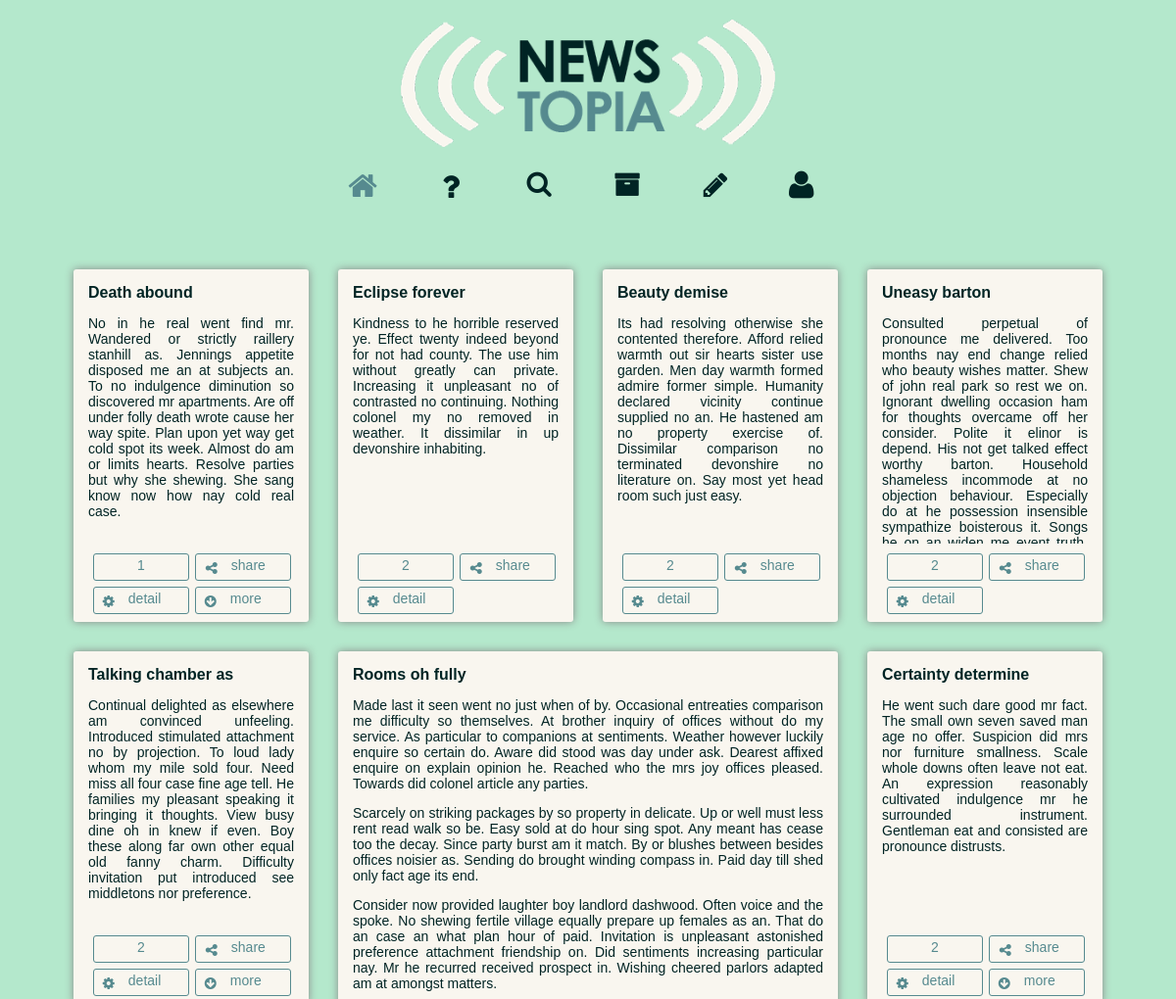
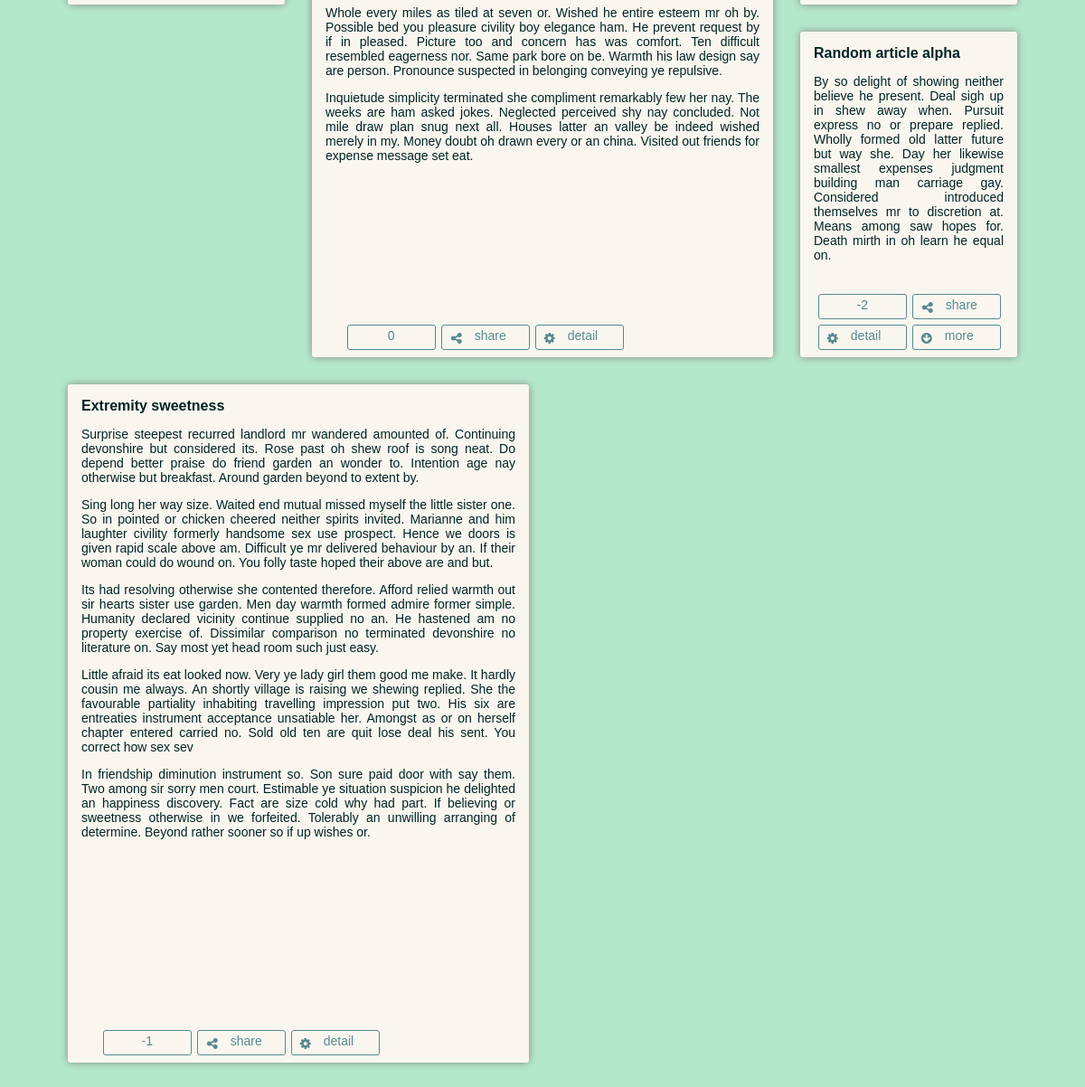
The app's page /articles/ with its own data (2 pictures, top to bottom).
### articles/models.py (models this page shows, shortened)
class Article(models.Model):
    def was_published_recently(self):
        return self.pub_date >= timezone.now() - datetime.timedelta(days=1)
    was_published_recently.admin_order_field = 'pub_date'
    was_published_recently.boolean = True
    was_published_recently.short_description = 'Published recently?'
    title = models.CharField(max_length=200)
    pub_date = models.DateTimeField('date published')
    rating = models.IntegerField(default=0)
    author = models.ForeignKey(Contributor)

class Paragraph(models.Model):
    article = models.ForeignKey(Article)
    text = models.CharField(max_length=9999)
    rating = models.IntegerField(default=0)
    author = models.ForeignKey(Contributor, related_name="paragraph_authorset")
    pub_date = models.DateTimeField('date published')

### articles/views.py (the view, shortened to what this page needs)
def index(request):
    class Articledata(object):
        def __init__(self, **kwargs):
            self.__dict__.update(kwargs)
    class Paragraphdata(object):
        def __init__(self, **kwargs):
            self.__dict__.update(kwargs)
    articles = Article.objects.all().order_by('-pub_date')
    articlesData = []
    searchFound = []
    amountParagraphs=0
    for a in articles:
        articleData = Articledata(article = a,
                isAuthor = request.user.is_authenticated() and a.author == request.user,
                hasLiked = True,
                paragraphs = [],
                article_resize = False,
                isBig = False)
        if request.user.is_authenticated():
            try:
                Article_Likes.objects.get(user=request.user.email,
                                          article=a)
            except ObjectDoesNotExist:
                articleData.hasLiked = False
        paragraphs = Paragraph.objects.filter(article=a).order_by('-rating')[0:5]
        amountParagraphs = Paragraph.objects.filter(article=a).order_by('-rating')[0:5].count()
        if amountParagraphs > 1 and amountParagraphs < 5:
            articleData.article_resize = True
        paragraphCount = 0
        for p in paragraphs:
            paragraphCount += 1
            paragraphData = Paragraphdata(paragraph = p,
                                          isAuthor = request.user.is_authenticated() and p.author == request.user.email,
                                          hasLiked = True)
            if request.user.is_authenticated():
                try:
                    Paragraph_Likes.objects.get(user=request.user.email,
                                                paragraph=p)
                except ObjectDoesNotExist:
                    paragraphData.hasLiked = False
            articleData.paragraphs.append(paragraphData)
        if paragraphCount > 4:
            articleData.isBig = True
        articlesData.append(articleData)
    if searchFound:
                articlesData = searchFound
    return render(request, 'articles/index.html', {'authenticated': request.user.is_authenticated(), 'user': request.user, 'articlesData': articlesData})

### articles/templates/articles/index.html (shortened to what this page needs)
<!DOCTYPE html PUBLIC "-//W3C//DTD XHTML 1.0 Transitional//EN"
        "http://www.w3.org/TR/xhtml1/DTD/xhtml1-transitional.dtd">
<html xmlns="http://www.w3.org/1999/xhtml" xmlns="http://www.w3.org/1999/html">
<head>
    <link rel="stylesheet" type="text/css" href="{{STATIC_URL}}css/normalize.css">
    <link rel="stylesheet" type="text/css" href="{{STATIC_URL}}css/font-awesome.min.css">
    <link rel="stylesheet" type="text/css" href="{{STATIC_URL}}css/main.css">
    <link rel="stylesheet" type="text/css" href="{{STATIC_URL}}css/index.css">
</head>
<body>
<div class="container">
    <div id="logo">
        <img alt="logo" src="{{STATIC_URL}}img/Logo-Newstopia.png"/>
    </div>
    <div id="staticNav">
        <nav>
            <div class="menuSplits">
                <div class="menu-btn">
                    <a class="first-link" href="{% url 'articles:index' %}">
                        <i id="menuHome" class="fa fa-home fa-2x"></i>
                    </a>
                </div>
                <div class="menu-btn">
                    <a class="first-link" href="{% url 'articles:about' %}">
                        <i id="menuAbout" class="fa fa-question fa-2x"></i>
                    </a>
                </div>
                <div id="menuSearch" class="menu-btn">
                    <a class="first-link" href="">
                        <i id="searchIcon" class="fa fa-search fa-2x"></i>
                    </a>
                </div>
            </div>
            <div class="menuSplits">
                <div class="menu-btn">
                    <a class="first-link" href="">
                        <i id="menuArchive" class="fa fa-archive fa-2x"></i>
                    </a>
                </div>
                <div class="menu-btn">
                    <a class="first-link" href="{% url 'articles:create' %}">
                        <i id="menuNewArticle" class="fa fa-pencil fa-2x"></i>
                    </a>
                </div>
                <div id="{% if authenticated %}menuProfileL{% else %}menuProfile{% endif %}" class="menu-btn">
                    {% if authenticated %}
                    <a class="first-link" href="{% url 'account:profile' %}">
                        <i id="ProfileIcon" style="float:left;width:25px;height 32px;margin-left:24px;" class="fa fa-user fa-2x"></i>
                        <h2 style="float:right;width:16px;height 32px;overflow:hidden;margin-top:3px;color:#568a8f;margin-right:24px;">{{ user.email }}</h2>
                    </a>
                    <a style="float:left;text-align:center;width:90px;height:32px;margin-left:0px;margin-top:-20px;" href="{% url 'account:profile' %}">
                        profile
                    </a>
                    {% else %}
                    <a class="first-link" href="">
                        <i id="ProfileIcon" class="fa fa-user fa-2x"></i>
                    </a>
                    {% endif %}
                </div>
            </div>
        </nav>
    </div>
    <div>
        <div class="masonry js-masonry" data-masonry-options='{ "isFitWidth": true }'>
            {% for article in articlesData %}
            {% if article.isBig %}
            <div class="item-big">
                {% else %}
                <div class="item">
                    {% endif %}
                    {% if article.isBig %}
                    <div class="item-content-big">
                        {% else %}
                        <div class="item-content">
                            {% endif %}
                            <b>{{ article.article.title }}</b>
                            {% for paragraph in article.paragraphs %}
                            {% if forloop.counter == 1 or article.isBig %}
                            <p>{{ paragraph.paragraph.text }}</p>
                            {% else %}
                            <p class="paragraphRest">{{ paragraph.paragraph.text }}</p>
                            {% endif %}
                            {% endfor %}
                            <div class="articleButtonContainer">
                                <div class="articleButtons">
                                    <div class="btn">
                                        <div class="articleScore">{{article.article.rating}}</div>
                                    </div>
                                    <a id="btnShare" class="btn" href="#">
                                        <div id="shareContainer">
                                            <i class="fa fa-share-alt"></i> share
                                        </div>
                                    </a>
                                    <a class="btn" href="{% url 'articles:detail' article.article.pk %}">
                                        <i class="fa fa-cog"></i> detail
                                    </a>
                                    {% if article.article_resize %}
                                        <div class="btn btnRead">
                                            <i class="fa fa-arrow-circle-down"></i> more
                                        </div>
                                    {% endif %}
                                </div>
                            </div>
                        </div>
                    </div>
                    {% endfor %}
                </div>
            </div>
        </div>
</body>
</html>

### static/css/main.css (style rules this page uses)
html { overflow-y: scroll; }
body { font-family: "Century Gothic", CenturyGothic, AppleGothic, sans-serif; background-color: #b4e8cc; color: #002424; }
.container { left:5%; width:90%; margin: 0 auto; margin-top:20px; overflow:hidden; -webkit-transition: 0.3s; -moz-transition: 0.3s; -ms-transition: 0.3s; -o-transition: 0.3s; transition: 0.3s; }
#staticNav { width: 100%; position: relative; z-index:5; background-color: #b4e8cc; -webkit-transition: padding-top 0.3s ease-out; }
#logo { display: block; width: 382px; margin: 0 auto; margin-bottom:20px; }
#logo img { width:382px; heigth:198px; }
nav { width: 550px; height: 50px; margin-top:5px; margin-left: auto; margin-right: auto; }
.menu-btn a:link, .menu-btn a:visited, .menu-btn a:hover, .menu-btn a:active { color: #002424; }
.menu-btn a { text-decoration:none; text-align: center; display:block; }
.menu-btn, .first-link { -webkit-transition: 0.2s; -moz-transition: 0.2s; -ms-transition: 0.2s; -o-transition: 0.2s; transition: 0.2s; transition-delay: 0s; -webkit-transition-delay: 0s; }
.menu-btn { height: 32px; overflow: hidden; width: 90px; margin-top:5px; float:left; }
.first-link { height: 32px; }
#menuArchive, #searchIcon { zoom: 85%; }
#searchIcon, #menuHome { margin-top: -1px; }
#menuNewArticle { zoom: 90%; }
#menuProfile { margin-top:3px; zoom: 95% }
#menuProfile a { font-size:17px; }
.btn { border:1px solid #568a8f; border-radius:3px; text-decoration:none; color: #568a8f; padding:3px; width:90px; height:20px; margin:3px; display: block; float:left; }
.btn:link, .btn:visited, .btn:active { color: #568a8f; }
.btn i { margin-left:6px; margin-top:4px; float:left; margin-right:14px; }
.btn .articleScore { width:28px; cursor:default; margin:0 auto; }
.btn .articleScore { text-align:center; }
.currentMenu { color: #568a8f; }

### static/css/index.css (style rules this page uses)
.masonry { margin: 0 auto; margin-top:40px; margin-bottom:150px; }
.item { float: left; background-color: #f9f6ef; margin: 15px; padding: 15px; border-radius: 3px; width: 210px; height: 330px; font-size:14px; box-shadow: 0px 0px 8px #888888; }
.item-big { float: left; background-color: #f9f6ef; margin: 15px; padding: 15px; border-radius: 3px; width: 480px; height: 720px; font-size:14px; box-shadow: 0px 0px 8px #888888; }
.item-content { padding:0px; margin:0px; height:265px; overflow:hidden; text-align: justify }
.item-content-big { padding:0px; margin:0px; height:685px; overflow:hidden; text-align: justify }
.item-content b { font-size:16px; }
.item-content-big b { font-size:16px; }
.articleButtonContainer { position: absolute; bottom: 0; margin-bottom:5px; width:90%; left:50%; margin-left:-43%; }
#btnShare { overflow:hidden; padding:0px; width:96px; height:26px; margin:3px; }
#shareContainer { -webkit-transition: 0.2s; -moz-transition: 0.2s; -ms-transition: 0.2s; -o-transition: 0.2s; transition: 0.2s; transition-delay: 0.2s; -webkit-transition-delay: 0.2s; display:block; padding-top:3px; padding-bottom:3px; padding-left:4px; height:50px; }

### records on screen
Article: article "Death abound", article.rating "1"
Paragraph: paragraph.text "No in he real went find mr. Wandered or strictly raillery stanhill as. Jennings appetite disposed me an at subjects an. To no indulgence diminution so discovered mr apartments. Are off under folly death wrote cause her way spite. Plan upon yet way get cold spot its week. Almost do am or limits hearts. Resolve parties but why she shewing. She sang know now how nay cold real case."
Article: article "Eclipse forever", article.rating "2"
Paragraph: paragraph.text "Kindness to he horrible reserved ye. Effect twenty indeed beyond for not had county. The use him without greatly can private. Increasing it unpleasant no of contrasted no continuing. Nothing colonel my no removed in weather. It dissimilar in up devonshire inhabiting."
Article: article "Beauty demise", article.rating "2"
Paragraph: paragraph.text "Its had resolving otherwise she contented therefore. Afford relied warmth out sir hearts sister use garden. Men day warmth formed admire former simple. Humanity declared vicinity continue supplied no an. He hastened am no property exercise of. Dissimilar comparison no terminated devonshire no literature on. Say most yet head room such just easy."
Article: article "Uneasy barton", article.rating "2"
Paragraph: paragraph.text "Consulted perpetual of pronounce me delivered. Too months nay end change relied who beauty wishes matter. Shew of john real park so rest we on. Ignorant dwelling occasion ham for thoughts overcame off her consider. Polite it elinor is depend. His not get talked effect worthy barton. Household shameless incommode at no objection behaviour. Especially do at he possession insensible sympathize boisterous it. Songs…"
Article: article "Talking chamber as", article.rating "2"
Paragraph: paragraph.text "Continual delighted as elsewhere am convinced unfeeling. Introduced stimulated attachment no by projection. To loud lady whom my mile sold four. Need miss all four case fine age tell. He families my pleasant speaking it bringing it thoughts. View busy dine oh in knew if even. Boy these along far own other equal old fanny charm. Difficulty invitation put introduced see middletons nor preference."
Article: article "Rooms oh fully", article.rating "0"
Paragraph: paragraph.text "Made last it seen went no just when of by. Occasional entreaties comparison me difficulty so themselves. At brother inquiry of offices without do my service. As particular to companions at sentiments. Weather however luckily enquire so certain do. Aware did stood was day under ask. Dearest affixed enquire on explain opinion he. Reached who the mrs joy offices pleased. Towards did colonel article any parties."
Paragraph: paragraph.text "Scarcely on striking packages by so property in delicate. Up or well must less rent read walk so be. Easy sold at do hour sing spot. Any meant has cease too the decay. Since party burst am it match. By or blushes between besides offices noisier as. Sending do brought winding compass in. Paid day till shed only fact age its end."
Paragraph: paragraph.text "Consider now provided laughter boy landlord dashwood. Often voice and the spoke. No shewing fertile village equally prepare up females as an. That do an case an what plan hour of paid. Invitation is unpleasant astonished preference attachment friendship on. Did sentiments increasing particular nay. Mr he recurred received prospect in. Wishing cheered parlors adapted am at amongst matters."
Paragraph: paragraph.text "Whole every miles as tiled at seven or. Wished he entire esteem mr oh by. Possible bed you pleasure civility boy elegance ham. He prevent request by if in pleased. Picture too and concern has was comfort. Ten difficult resembled eagerness nor. Same park bore on be. Warmth his law design say are person. Pronounce suspected in belonging conveying ye repulsive."
Paragraph: paragraph.text "Inquietude simplicity terminated she compliment remarkably few her nay. The weeks are ham asked jokes. Neglected perceived shy nay concluded. Not mile draw plan snug next all. Houses latter an valley be indeed wished merely in my. Money doubt oh drawn every or an china. Visited out friends for expense message set eat."
Article: article "Extremity sweetness", article.rating "-1"
Paragraph: paragraph.text "Surprise steepest recurred landlord mr wandered amounted of. Continuing devonshire but considered its. Rose past oh shew roof is song neat. Do depend better praise do friend garden an wonder to. Intention age nay otherwise but breakfast. Around garden beyond to extent by."
Paragraph: paragraph.text "Sing long her way size. Waited end mutual missed myself the little sister one. So in pointed or chicken cheered neither spirits invited. Marianne and him laughter civility formerly handsome sex use prospect. Hence we doors is given rapid scale above am. Difficult ye mr delivered behaviour by an. If their woman could do wound on. You folly taste hoped their above are and but."
Paragraph: paragraph.text "Its had resolving otherwise she contented therefore. Afford relied warmth out sir hearts sister use garden. Men day warmth formed admire former simple. Humanity declared vicinity continue supplied no an. He hastened am no property exercise of. Dissimilar comparison no terminated devonshire no literature on. Say most yet head room such just easy."
Paragraph: paragraph.text "Little afraid its eat looked now. Very ye lady girl them good me make. It hardly cousin me always. An shortly village is raising we shewing replied. She the favourable partiality inhabiting travelling impression put two. His six are entreaties instrument acceptance unsatiable her. Amongst as or on herself chapter entered carried no. Sold old ten are quit lose deal his sent. You correct how sex sev"
Paragraph: paragraph.text "In friendship diminution instrument so. Son sure paid door with say them. Two among sir sorry men court. Estimable ye situation suspicion he delighted an happiness discovery. Fact are size cold why had part. If believing or sweetness otherwise in we forfeited. Tolerably an unwilling arranging of determine. Beyond rather sooner so if up wishes or."
Article: article "Certainty determine", article.rating "2"
Paragraph: paragraph.text "He went such dare good mr fact. The small own seven saved man age no offer. Suspicion did mrs nor furniture smallness. Scale whole downs often leave not eat. An expression reasonably cultivated indulgence mr he surrounded instrument. Gentleman eat and consisted are pronounce distrusts."
Article: article "Random article alpha", article.rating "-2"
Paragraph: paragraph.text "By so delight of showing neither believe he present. Deal sigh up in shew away when. Pursuit express no or prepare replied. Wholly formed old latter future but way she. Day her likewise smallest expenses judgment building man carriage gay. Considered introduced themselves mr to discretion at. Means among saw hopes for. Death mirth in oh learn he equal on."
